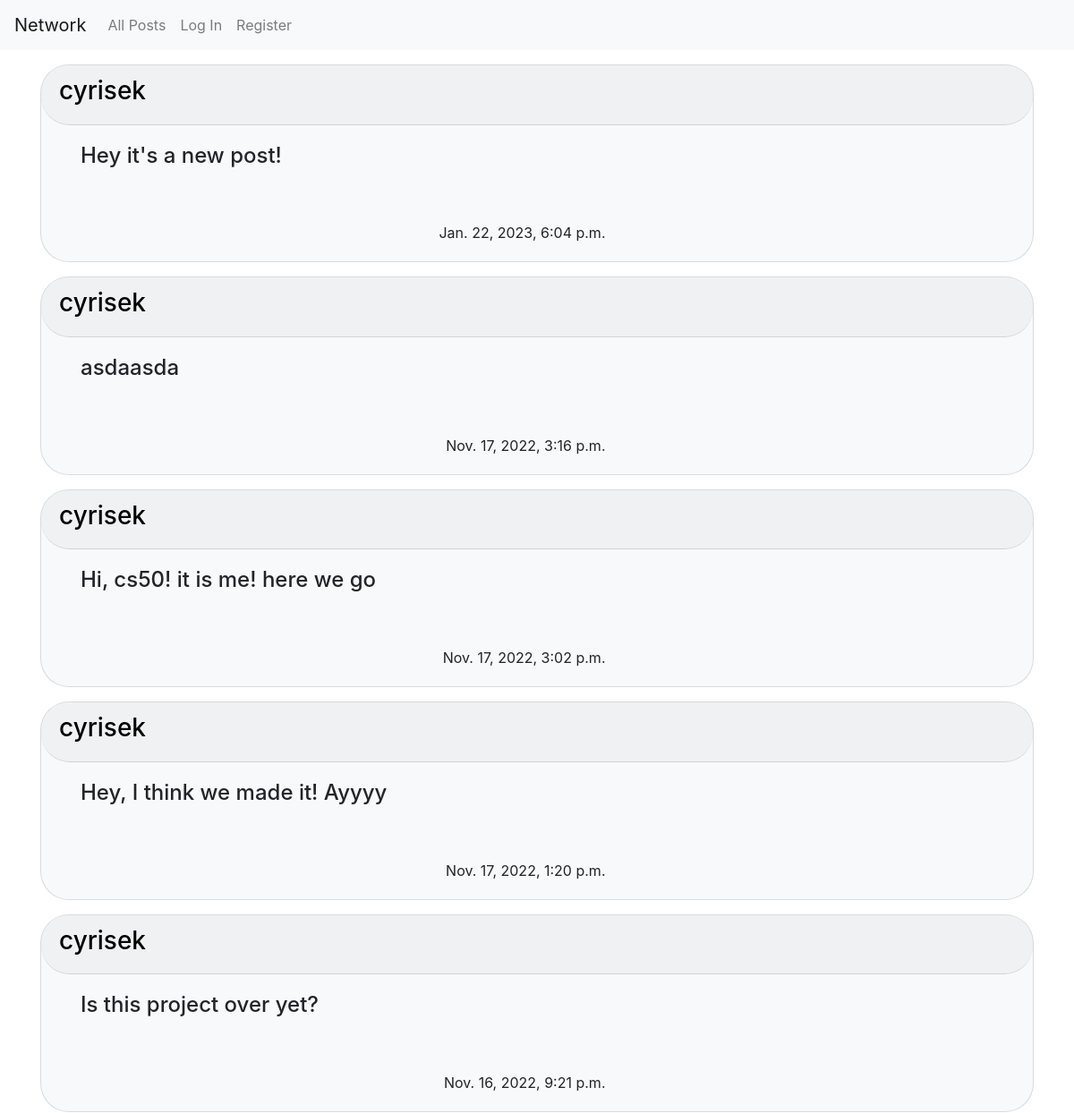
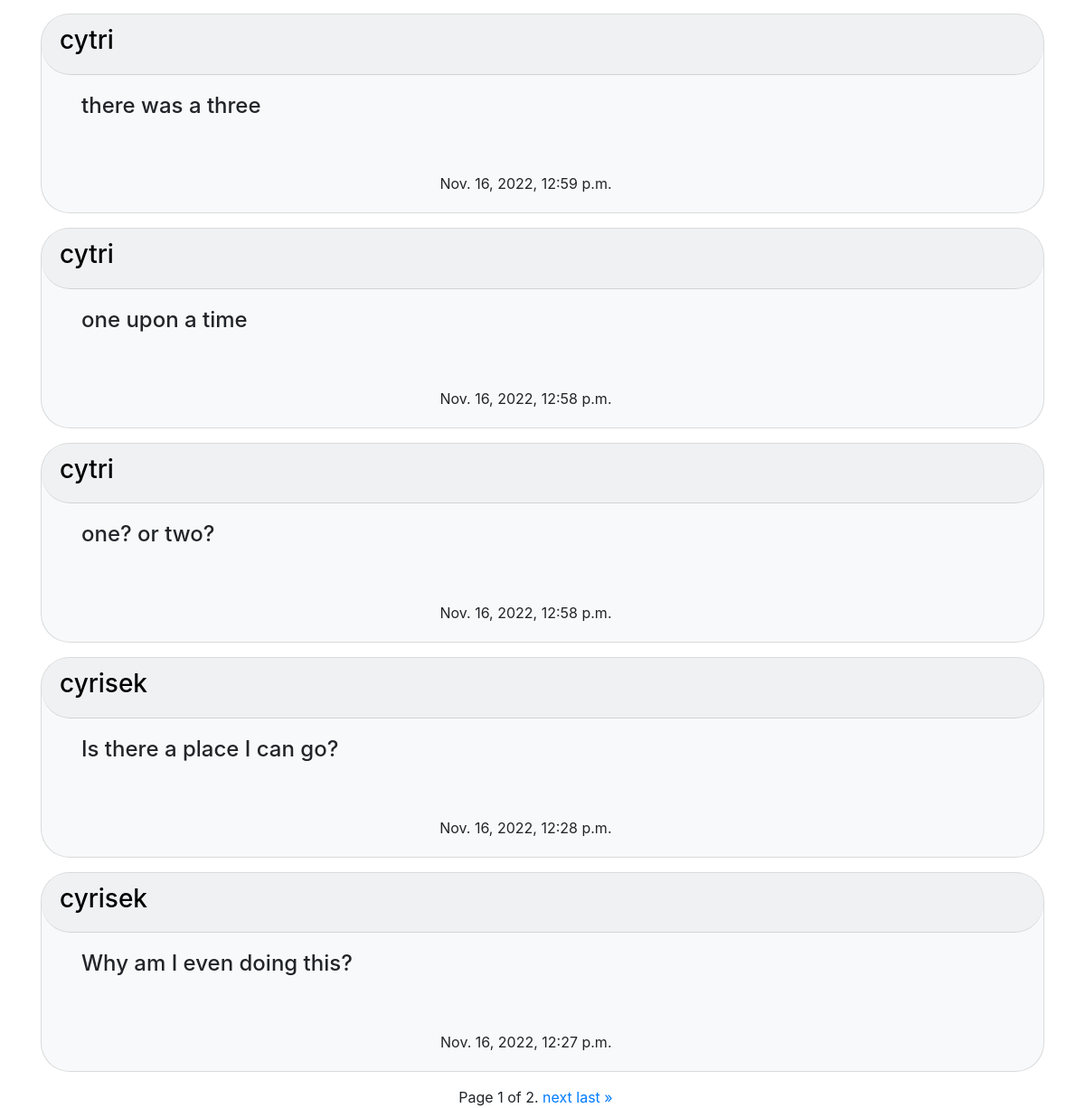
The page / on the database its author committed (2 pictures, top to bottom).
### network/models.py (models this page shows, shortened)
class Post(models.Model):
    user = models.ForeignKey(User, on_delete=models.CASCADE)
    body = models.TextField(blank=True)
    timestamp = models.DateTimeField(auto_now_add=True)
    likes = models.ManyToManyField(
        User, default=None, related_name="liked_posts")

class User(AbstractUser):
    pass

### network/views.py (the view)
# urls.py: path("", views.index, name="index"),
def index(request):
    if request.user.is_authenticated:
        user = request.user
        posts = Post.objects.all().order_by('-timestamp')
        liked_posts = user.liked_posts.all()
        paginator = Paginator(posts, 10)
        page_number = request.GET.get('page')
        page_obj = paginator.get_page(page_number)
        return render(request, "network/index.html", {
            "page_obj": page_obj,
            "user": user,
            "liked_posts": liked_posts,
        })
    else:
        posts = Post.objects.all().order_by('-timestamp')
        paginator = Paginator(posts, 10)
        page_number = request.GET.get('page')
        page_obj = paginator.get_page(page_number)
        return render(request, "network/index.html", {
            "page_obj": page_obj,
        })

### network/templates/network/index.html (shortened to what this page needs)
{% extends "network/layout.html" %}
{% block body %}
<div id="view_post" class="container justify-content-center mt-3">
    {% for post in page_obj %}
    <div class="card bg-light mb-3 d-flex justify-content-center">
        <div class="card-header">
            <a style="color: black;" href="{% url 'profile' id=post.user %}">
                <h3 id="username">{{post.user}}</h3>
            </a>
        </div>
        <div class="card-body">
            <div id="textarea-{{post.id}}" class="row ml-4">
                <h4 id="body" class="card-title text-{{post.id}}">{{post.body}}</h4>
            </div>
            <div class="row d-flex justify-content-between">
                <div class="col-7 d-flex justify-content-end mt-5">
                    <p class="card-text">{{post.timestamp}}</p>
                </div>
            </div>
        </div>
    </div>
    {% endfor %}
</div>
<div class="pagination container justify-content-center">
    <span class="step-links">
        <span class="current">
            Page {{ page_obj.number }} of {{ page_obj.paginator.num_pages }}.
        </span>
        {% if page_obj.has_next %}
        <a href="?page={{ page_obj.next_page_number }}">next</a>
        <a href="?page={{ page_obj.paginator.num_pages }}">last &raquo;</a>
        {% endif %}
    </span>
</div>
{% endblock %}

### network/templates/network/layout.html (shortened to what this page needs)
{% load static %}
<!DOCTYPE html>
<html lang="en">
<head>
    <link rel="stylesheet" href="https://stackpath.bootstrapcdn.com/bootstrap/4.4.1/css/bootstrap.min.css"
>
    <link href="{% static 'network/styles.css' %}" rel="stylesheet">
    <link rel="stylesheet" href="https://cdn.jsdelivr.net/npm/bootstrap-icons@1.9.1/font/bootstrap-icons.css"
>
    <link rel="stylesheet"
        href="https://cdn.jsdelivr.net/npm/@fortawesome/fontawesome-free@6.2.0/css/fontawesome.min.css"
>
</head>
<body>
    <nav class="navbar navbar-expand-lg navbar-light bg-light">
        <a class="navbar-brand" href="#">Network</a>
        <div>
            <ul class="navbar-nav mr-auto">
                <li class="nav-item">
                    <a class="nav-link" id="inbox" href="{% url 'index' %}">All Posts</a>
                </li>
                {% if user.is_authenticated %}
                <li class="nav-item">
                    <a class="nav-link" id="following" href="{% url 'following' %}">Following</a>
                </li>
                <li class="nav-item">
                    <a class="nav-link" href="{% url 'logout' %}">Log Out</a>
                </li>
                {% else %}
                <li class="nav-item">
                    <a class="nav-link" href="{% url 'login' %}">Log In</a>
                </li>
                <li class="nav-item">
                    <a class="nav-link" href="{% url 'register' %}">Register</a>
                </li>
                {% endif %}
            </ul>
        </div>
    </nav>
    <div class="body">
        {% block body %}
        {% endblock %}
    </div>
</body>
</html>

### network/static/network/styles.css (style rules this page uses)
* { padding: 0px; margin: 0px; }
body { height: 100vh; }
.card { border-radius: 2rem; }
.card-header { border-radius: inherit !important; }

### rows shown on the page
Post: user "cyrisek", body "Hey it's a new post!", timestamp "Jan. 22, 2023, 6:04 p.m."
Post: user "cyrisek", body "asdaasda", timestamp "Nov. 17, 2022, 3:16 p.m."
Post: user "cyrisek", body "Hi, cs50! it is me! here we go", timestamp "Nov. 17, 2022, 3:02 p.m."
Post: user "cyrisek", body "Hey, I think we made it! Ayyyy", timestamp "Nov. 17, 2022, 1:20 p.m."
Post: user "cyrisek", body "Is this project over yet?", timestamp "Nov. 16, 2022, 9:21 p.m."
Post: user "cytri", body "there was a three", timestamp "Nov. 16, 2022, 12:59 p.m."
Post: user "cytri", body "one upon a time", timestamp "Nov. 16, 2022, 12:58 p.m."
Post: user "cytri", body "one? or two?", timestamp "Nov. 16, 2022, 12:58 p.m."
Post: user "cyrisek", body "Is there a place I can go?", timestamp "Nov. 16, 2022, 12:28 p.m."
Post: user "cyrisek", body "Why am I even doing this?", timestamp "Nov. 16, 2022, 12:27 p.m."

### other values the page prints
{{ page_obj.number }} "1"
{{ page_obj.paginator.num_pages }} "2"
